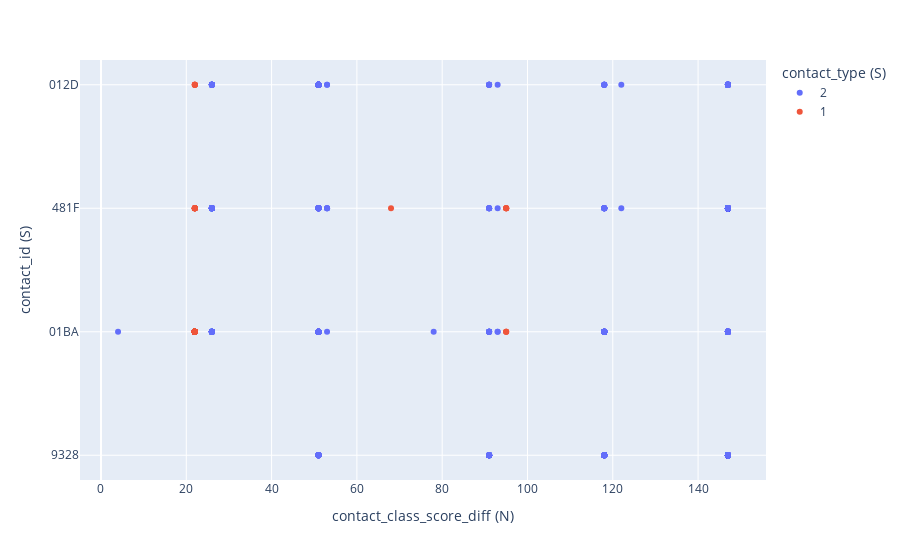

Notebook cell for this chart:
### Code cell
#print(df.columns)
df1 = df[['contact_class_score_diff (N)', 'contact_type (S)']]
#display(df1.head())
import matplotlib.pyplot as plt
#plt.scatter(x=df1['contact_class_score_diff (N)'], y=df1['contact_type (S)'])
#plt.show()

import plotly.express as px
df["contact_type (S)"] = df["contact_type (S)"].astype(str) #convert to string
fig = px.scatter(df, x='contact_class_score_diff (N)', y='contact_id (S)', color='contact_type (S)')
df["contact_type (S)"] = df["contact_type (S)"].astype(int) #convert back to numeric
#title='Contact Class Score Diff vs Contact Type'
fig.show()

### Figure 1 — Plotly figure (JSON) as saved in the notebook; plotly's stock layout.template omitted (floating-point values rounded to 4 significant figures; data arrays with more than 128 entries replaced by an {"elided": "..."} marker saying what was removed)
{"data": [{"hovertemplate": "contact_type (S)=2<br>contact_class_score_diff (N)=%{x}<br>contact_id (S)=%{y}<extra></extra>", "legendgroup": "2", "marker": {"color": "#636efa", "symbol": "circle"}, "mode": "markers", "name": "2", "orientation": "h", "showlegend": true, "type": "scatter", "x": {"elided": "858 int values"}, "xaxis": "x", "y": {"elided": "858 str values"}, "yaxis": "y"}, {"hovertemplate": "contact_type (S)=1<br>contact_class_score_diff (N)=%{x}<br>contact_id (S)=%{y}<extra></extra>", "legendgroup": "1", "marker": {"color": "#EF553B", "symbol": "circle"}, "mode": "markers", "name": "1", "orientation": "h", "showlegend": true, "type": "scatter", "x": [22, 22, 22, 22, 22, 22, 22, 22, 22, 22, 22, 22, 22, 22, 22, 22, 22, 22, 22, 22, 22, 22, 22, 22, 22, 22, 22, 22, 22, 22, 22, 22, 22, 22, 22, 22, 22, 22, 22, 22, 22, 22, 22, 22, 22, 22, 95, 95, 22, 22, 22, 22, 22, 95, 22, 95, 22, 22, 22, 22, 95, 95, 22, 22, 68, 22, 22, 22, 22, 95, 22, 22, 95, 22, 22, 22, 22, 22, 22, 22, 22, 22, 22, 22, 22, 22, 22, 22, 22, 22, 22, 22, 22, 22, 22, 22, 22, 22, 22, 22, 22, 22, 22, 22, 22, 22, 22, 22, 22, 22, 22, 22, 22, 22, 22, 22, 22, 22, 22, 22], "xaxis": "x", "y": ["01BA", "01BA", "01BA", "01BA", "01BA", "01BA", "01BA", "01BA", "01BA", "01BA", "01BA", "01BA", "01BA", "01BA", "01BA", "01BA", "01BA", "01BA", "01BA", "01BA", "01BA", "01BA", "01BA", "01BA", "01BA", "01BA", "01BA", "01BA", "01BA", "01BA", "01BA", "01BA", "481F", "01BA", "01BA", "481F", "481F", "01BA", "01BA", "481F", "01BA", "481F", "481F", "481F", "01BA", "01BA", "481F", "481F", "01BA", "481F", "01BA", "01BA", "01BA", "01BA", "01BA", "481F", "01BA", "481F", "01BA", "01BA", "01BA", "01BA", "481F", "481F", "481F", "01BA", "01BA", "481F", "01BA", "481F", "01BA", "01BA", "481F", "01BA", "01BA", "012D", "01BA", "01BA", "01BA", "01BA", "012D", "01BA", "012D", "01BA", "01BA", "01BA", "01BA", "01BA", "01BA", "01BA", "01BA", "012D", "012D", "01BA", "01BA", "01BA", "01BA", "01BA", "01BA", "01BA", "01BA", "01BA", "01BA", "01BA", "01BA", "01BA", "01BA", "01BA", "01BA", "01BA", "01BA", "01BA", "01BA", "01BA", "01BA", "01BA", "01BA", "01BA", "01BA", "01BA"], "yaxis": "y"}], "layout": {"legend": {"title": {"text": "contact_type (S)"}, "tracegroupgap": 0}, "margin": {"t": 60}, "xaxis": {"anchor": "y", "domain": [0, 1], "title": {"text": "contact_class_score_diff (N)"}}, "yaxis": {"anchor": "x", "domain": [0, 1], "title": {"text": "contact_id (S)"}}}}
